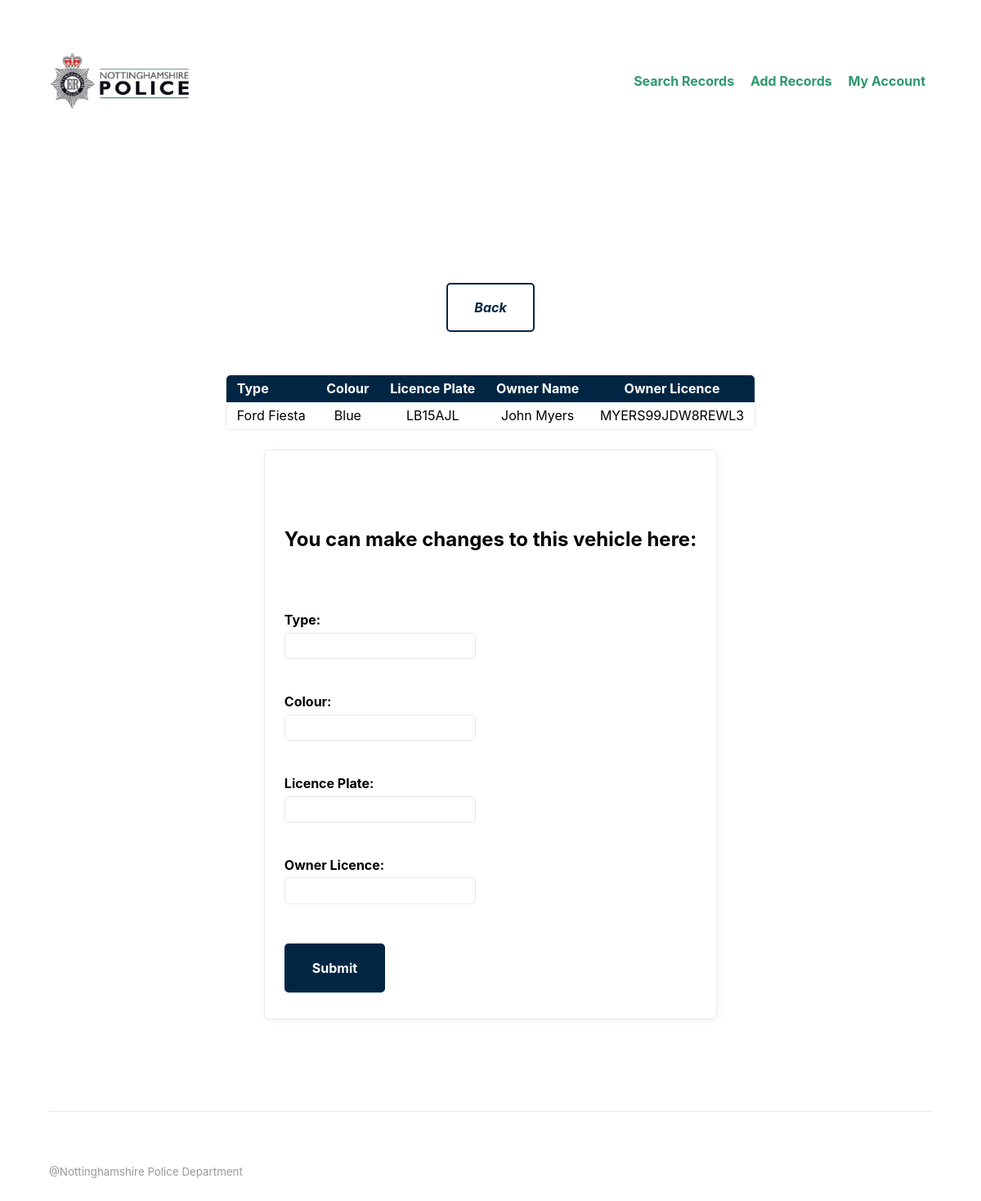
Screenshot of /editvehicle.php?flag=12 (signed in) with the database file from the repository.
### tables this page shows
CREATE TABLE Vehicle (
  Vehicle_ID int(11) NOT NULL,
  Vehicle_type varchar(20) NOT NULL,
  Vehicle_colour varchar(20) NOT NULL,
  Vehicle_licence varchar(7) DEFAULT NULL
);

### editvehicle.php (the view, shortened to what this page needs)
<?php
require __DIR__ . '/functions.php';
$conn = mysqli_connect($_SESSION["servername"], $_SESSION["username"], $_SESSION["password"], $_SESSION["dbname"]);
?>
<html>
<head>
<link rel="stylesheet" href="mvp.css">
</head>
<header>
    <p><a href="searchvehicle.php?flag=3"><i>Back</i></a></p>
</header>
    <section>
    <table>
    <thead>
    <tr><th>Type</th><th>Colour</th><th>Licence Plate</th><th>Owner Name</th><th>Owner Licence</th></tr>
    </thead>
    <?php
    $sql="SELECT Vehicle_type, Vehicle_colour, Vehicle_licence, People_name, People_licence
    FROM Vehicle LEFT JOIN (SELECT People_name, People_licence, Vehicle_ID FROM Ownership, People
    WHERE Ownership.People_ID=People.People_ID) AS S ON Vehicle.Vehicle_ID=S.Vehicle_ID WHERE Vehicle.Vehicle_ID='".$_SESSION["id"]."';";
    $result=mysqli_query($conn,$sql);
    $array=mysqli_fetch_array($result);
    echo "<tr><td>$array[0]</td><td>$array[1]</td><td>$array[2]</td><td>$array[3]</td><td>$array[4]</td></tr>";
    echo '</table>
    </section><br/>';
    echo
    '<section>
    <form action="editvehicle.php" method="post">
    <header>
    <h2>You can make changes to this vehicle here:</h2>
    </header>
        <label for="newtype">Type:</label>
        <input type="text" name="newtype"><br/>
        <label for="newcolour">Colour:</label>
        <input type="text" name="newcolour"><br/>
        <label for="newplate">Licence Plate:</label>
        <input type="text" name="newplate"><br/>
        <label for="newlicence">Owner Licence:</label>
        <input type="text" name="newlicence"><br/>
        <button type="submit">Submit</button>
    </form>
    </section>';
	?>
</html>

### mvp.css (style rules this page uses)
:root { --border-radius: 5px; --box-shadow: 2px 2px 10px; --color: #012644; --color-accent: #118bee15; --color-bg: #fff; --color-bg-secondary: #e9e9e9; --color-secondary: #2e996c; --color-secondary-accent: #920de90b; --color-shadow: #f4f4f4; --color-text: #000; --color-text-secondary: #999; --font-family: -apple-system, BlinkMacSystemFont, "Segoe UI", Roboto, Oxygen-Sans, Ubuntu, Cantarell, "Helvetica Neue", sans-serif; --hover-brightness: 1.2; --justify-important: center; --justify-normal: left; --line-height: 1.5; --width-card: 285px; --width-card-medium: 460px; --width-card-wide: 800px; --width-content: 1080px; }
footer, header, main { margin: 0 auto; max-width: var(--width-content); padding: 2rem 1rem; }
section { display: flex; flex-wrap: wrap; justify-content: var(--justify-important); }
header { text-align: var(--justify-important); }
header a b, header a em, header a i, header a strong { margin-left: 0.5rem; margin-right: 0.5rem; }
section header { padding-top: 0; width: 100%; }
h1, h2, h3, h4, h5 { line-height: var(--line-height); }
p { margin: 0.75rem 0; padding: 0; text-align: var(--justify-important); }
a { color: var(--color-secondary); display: inline-block; font-weight: bold; text-decoration: none; }
a b, a em, a i, a strong, button { border-radius: var(--border-radius); display: inline-block; font-size: medium; font-weight: bold; line-height: var(--line-height); margin: 0.5rem 0; padding: 1rem 2rem; }
button { font-family: var(--font-family); }
a b, a strong, button { background-color: var(--color); border: 2px solid var(--color); color: var(--color-bg); }
a em, a i { border: 2px solid var(--color); border-radius: var(--border-radius); color: var(--color); display: inline-block; padding: 1rem 2rem; }
form { border: 1px solid var(--color-bg-secondary); border-radius: var(--border-radius); box-shadow: var(--box-shadow) var(--color-shadow); display: block; max-width: var(--width-card-wide); min-width: var(--width-card); padding: 1.5rem; text-align: var(--justify-normal); }
form header { margin: 1.5rem 0; padding: 1.5rem 0; }
input, label, select, textarea { display: block; font-size: inherit; max-width: var(--width-card-wide); }
input, select, textarea { border: 1px solid var(--color-bg-secondary); border-radius: var(--border-radius); margin-bottom: 1rem; padding: 0.4rem 0.8rem; }
label { font-weight: bold; margin-bottom: 0.2rem; }
table { border: 1px solid var(--color-bg-secondary); border-radius: var(--border-radius); border-spacing: 0; display: inline-block; max-width: 100%; overflow-x: auto; padding: 0; white-space: nowrap; }
table td, table th, table tr { padding: 0.4rem 0.8rem; text-align: var(--justify-important); }
table thead { background-color: var(--color); border-collapse: collapse; border-radius: var(--border-radius); color: var(--color-bg); margin: 0; padding: 0; }
table thead th:first-child { border-top-left-radius: var(--border-radius); }
table thead th:last-child { border-top-right-radius: var(--border-radius); }
table thead th:first-child, table tr td:first-child { text-align: var(--justify-normal); }
html { visibility: visible; opacity: 1; }

### editvehicle.php (style rules this page uses)
html { visibility: hidden;opacity:0; }

### rows the page displays
vehicle: Vehicle_type "Ford Fiesta", Vehicle_colour "Blue", Vehicle_licence "LB15AJL"

### other values shown
$array[3] "John Myers"
$array[4] "MYERS99JDW8REWL3"
